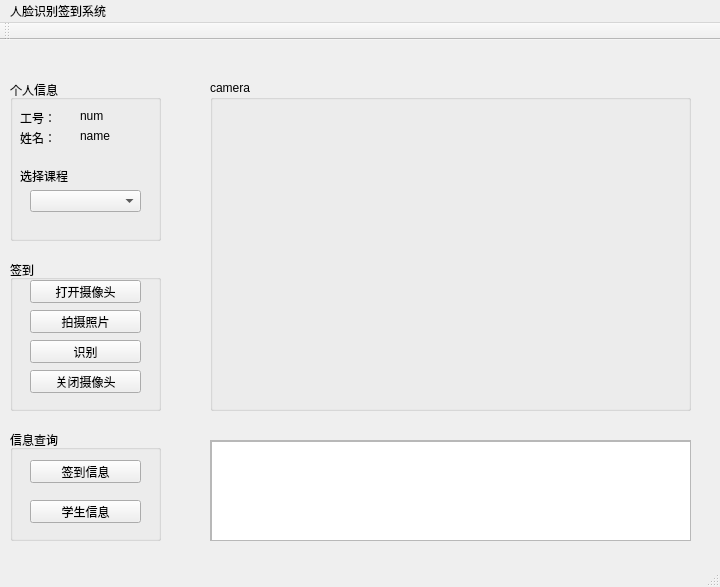
<?xml version="1.0" encoding="UTF-8"?>
<ui version="4.0">
 <class>MainWindow</class>
 <widget class="QMainWindow" name="MainWindow">
  <property name="geometry">
   <rect>
    <x>0</x>
    <y>0</y>
    <width>720</width>
    <height>587</height>
   </rect>
  </property>
  <property name="windowTitle">
   <string>MainWindow</string>
  </property>
  <widget class="QWidget" name="centralWidget">
   <widget class="QGroupBox" name="groupBox_2">
    <property name="geometry">
     <rect>
      <x>10</x>
      <y>390</y>
      <width>151</width>
      <height>111</height>
     </rect>
    </property>
    <property name="title">
     <string>信息查询</string>
    </property>
    <widget class="QPushButton" name="courseButton">
     <property name="geometry">
      <rect>
       <x>20</x>
       <y>30</y>
       <width>111</width>
       <height>23</height>
      </rect>
     </property>
     <property name="text">
      <string>签到信息</string>
     </property>
    </widget>
    <widget class="QPushButton" name="stuButton">
     <property name="geometry">
      <rect>
       <x>20</x>
       <y>70</y>
       <width>111</width>
       <height>23</height>
      </rect>
     </property>
     <property name="text">
      <string>学生信息</string>
     </property>
    </widget>
   </widget>
   <widget class="QGroupBox" name="groupBox_3">
    <property name="geometry">
     <rect>
      <x>10</x>
      <y>40</y>
      <width>151</width>
      <height>161</height>
     </rect>
    </property>
    <property name="title">
     <string>个人信息</string>
    </property>
    <widget class="QLabel" name="label">
     <property name="geometry">
      <rect>
       <x>10</x>
       <y>30</y>
       <width>31</width>
       <height>16</height>
      </rect>
     </property>
     <property name="text">
      <string>工号：</string>
     </property>
    </widget>
    <widget class="QLabel" name="label_2">
     <property name="geometry">
      <rect>
       <x>10</x>
       <y>50</y>
       <width>31</width>
       <height>16</height>
      </rect>
     </property>
     <property name="text">
      <string>姓名：</string>
     </property>
    </widget>
    <widget class="QLabel" name="numtext">
     <property name="geometry">
      <rect>
       <x>70</x>
       <y>30</y>
       <width>54</width>
       <height>12</height>
      </rect>
     </property>
     <property name="text">
      <string>num</string>
     </property>
    </widget>
    <widget class="QLabel" name="nametext">
     <property name="geometry">
      <rect>
       <x>70</x>
       <y>50</y>
       <width>54</width>
       <height>12</height>
      </rect>
     </property>
     <property name="text">
      <string>name</string>
     </property>
    </widget>
    <widget class="QLabel" name="label_3">
     <property name="geometry">
      <rect>
       <x>10</x>
       <y>90</y>
       <width>54</width>
       <height>12</height>
      </rect>
     </property>
     <property name="text">
      <string>选择课程</string>
     </property>
    </widget>
    <widget class="QComboBox" name="comboBox">
     <property name="geometry">
      <rect>
       <x>20</x>
       <y>110</y>
       <width>111</width>
       <height>22</height>
      </rect>
     </property>
    </widget>
   </widget>
   <widget class="QGroupBox" name="groupBox">
    <property name="geometry">
     <rect>
      <x>10</x>
      <y>220</y>
      <width>151</width>
      <height>151</height>
     </rect>
    </property>
    <property name="styleSheet">
     <string/>
    </property>
    <property name="title">
     <string>签到</string>
    </property>
    <widget class="QPushButton" name="closeButton">
     <property name="geometry">
      <rect>
       <x>20</x>
       <y>110</y>
       <width>111</width>
       <height>23</height>
      </rect>
     </property>
     <property name="styleSheet">
      <string notr="true"/>
     </property>
     <property name="text">
      <string>关闭摄像头</string>
     </property>
    </widget>
    <widget class="QPushButton" name="openButton">
     <property name="geometry">
      <rect>
       <x>20</x>
       <y>20</y>
       <width>111</width>
       <height>23</height>
      </rect>
     </property>
     <property name="styleSheet">
      <string notr="true"/>
     </property>
     <property name="text">
      <string>打开摄像头</string>
     </property>
    </widget>
    <widget class="QPushButton" name="photoButton">
     <property name="geometry">
      <rect>
       <x>20</x>
       <y>50</y>
       <width>111</width>
       <height>23</height>
      </rect>
     </property>
     <property name="styleSheet">
      <string notr="true"/>
     </property>
     <property name="text">
      <string>拍摄照片</string>
     </property>
    </widget>
    <widget class="QPushButton" name="recognizeButton">
     <property name="geometry">
      <rect>
       <x>20</x>
       <y>80</y>
       <width>111</width>
       <height>23</height>
      </rect>
     </property>
     <property name="styleSheet">
      <string notr="true"/>
     </property>
     <property name="text">
      <string>识别</string>
     </property>
    </widget>
   </widget>
   <widget class="QScrollArea" name="scrollArea">
    <property name="geometry">
     <rect>
      <x>210</x>
      <y>400</y>
      <width>481</width>
      <height>101</height>
     </rect>
    </property>
    <property name="widgetResizable">
     <bool>true</bool>
    </property>
    <widget class="QWidget" name="scrollAreaWidgetContents">
     <property name="geometry">
      <rect>
       <x>0</x>
       <y>0</y>
       <width>479</width>
       <height>99</height>
      </rect>
     </property>
     <widget class="QTextEdit" name="textEdit">
      <property name="geometry">
       <rect>
        <x>0</x>
        <y>0</y>
        <width>481</width>
        <height>101</height>
       </rect>
      </property>
     </widget>
    </widget>
   </widget>
   <widget class="QGroupBox" name="groupBox_4">
    <property name="geometry">
     <rect>
      <x>210</x>
      <y>40</y>
      <width>481</width>
      <height>331</height>
     </rect>
    </property>
    <property name="title">
     <string>camera</string>
    </property>
    <widget class="QLabel" name="cameralabel">
     <property name="geometry">
      <rect>
       <x>0</x>
       <y>10</y>
       <width>481</width>
       <height>321</height>
      </rect>
     </property>
     <property name="text">
      <string/>
     </property>
     <property name="textFormat">
      <enum>Qt::AutoText</enum>
     </property>
     <property name="alignment">
      <set>Qt::AlignCenter</set>
     </property>
    </widget>
   </widget>
  </widget>
  <widget class="QMenuBar" name="menuBar">
   <property name="geometry">
    <rect>
     <x>0</x>
     <y>0</y>
     <width>720</width>
     <height>23</height>
    </rect>
   </property>
   <widget class="QMenu" name="menu">
    <property name="title">
     <string>人脸识别签到系统</string>
    </property>
   </widget>
   <addaction name="menu"/>
  </widget>
  <widget class="QToolBar" name="mainToolBar">
   <attribute name="toolBarArea">
    <enum>TopToolBarArea</enum>
   </attribute>
   <attribute name="toolBarBreak">
    <bool>false</bool>
   </attribute>
  </widget>
  <widget class="QStatusBar" name="statusBar"/>
 </widget>
 <layoutdefault spacing="6" margin="11"/>
 <resources/>
 <connections/>
</ui>
